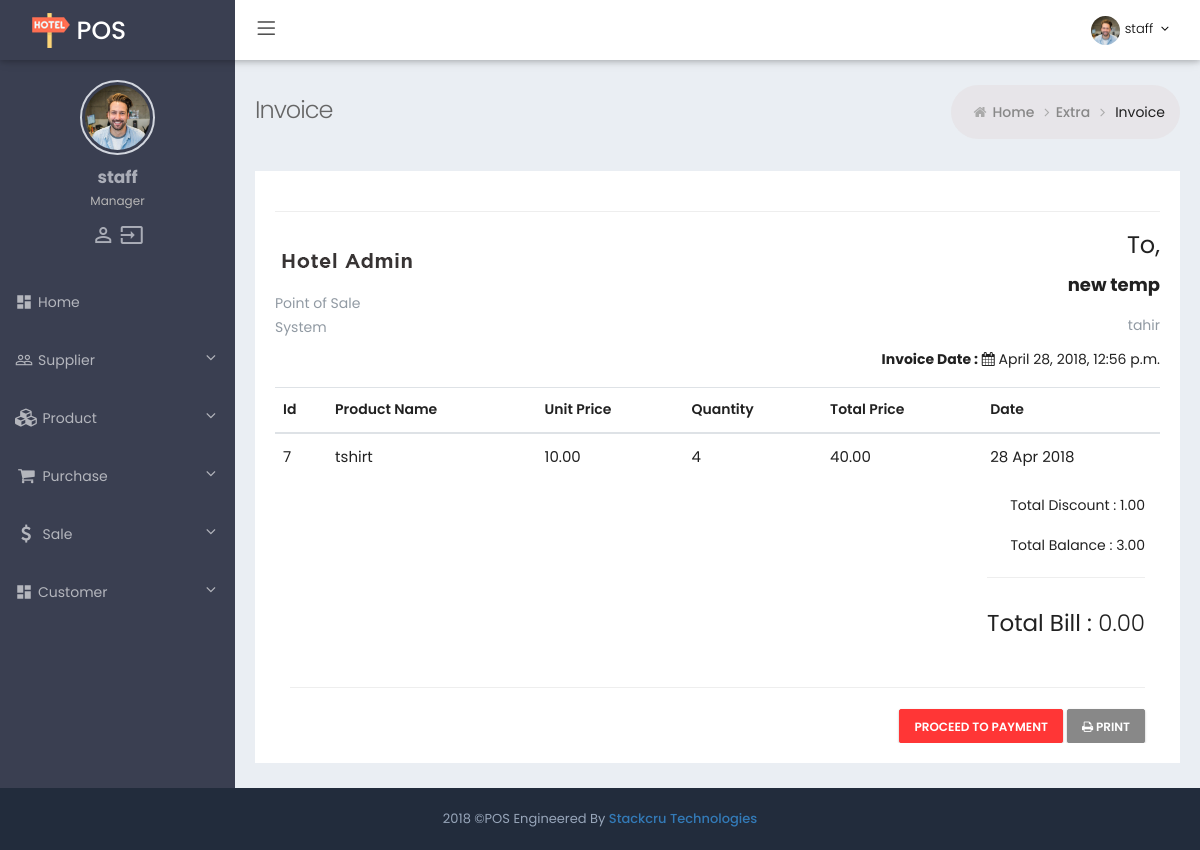
The app's page /cadmin/invoice/show/7/ (signed in) with its own data.
### blog/models.py (models this page shows, shortened)
class Customer(models.Model):
    name = models.CharField(max_length=200)
    phone_regex = RegexValidator(regex=r'^\+?1?\d{9,15}$', message="Phone number must be entered in the format: '+999999999'. Up to 15 digits allowed.")
    contact = models.CharField(validators=[phone_regex], max_length=17) # validators should be a list
    email = models.EmailField(max_length=200, blank=True)
    address = models.CharField(max_length=700)
    created_at = models.DateTimeField(auto_now_add =True)
    updated_at = models.DateTimeField(auto_now =True)

class Product(models.Model):
    purchase = models.ForeignKey(Purchase, on_delete = models.CASCADE, blank=True, null=True)
    name = models.CharField(max_length=200)
    description = models.CharField(max_length=5000, blank=True)
    fix_value = models.CharField(max_length=200, default= '2532')
    barcode = models.CharField(max_length=200)
    brand = models.CharField(max_length=200)
    colour = models.CharField(max_length=200, blank=True)
    cost = models.DecimalField(max_length=200, max_digits=15, decimal_places=2, default = 0)
    salePrice = models.DecimalField(max_length=200, max_digits=15, decimal_places=2, default = 0)
    quantity = models.IntegerField(default = 0)
    bill = models.DecimalField(max_length=200, max_digits=15, decimal_places=2, default = 0.0)
    created_at = models.DateTimeField(auto_now_add =True)
    updated_at = models.DateTimeField(auto_now =True)

class Sale(models.Model):
    customer = models.ForeignKey(Customer, on_delete = models.CASCADE)
    totalBill = models.DecimalField(max_length=200, max_digits=15, decimal_places=2, default=0.0)
    discount = models.DecimalField(max_length=200, max_digits=15, decimal_places=2, default = 0.0)
    receivedAmount = models.DecimalField(max_length=200, max_digits=15, decimal_places=2, default = 0.0)
    created_at = models.DateTimeField(auto_now_add =True)
    updated_at = models.DateTimeField(auto_now =True)

### cadmin/views.py (the view, shortened to what this page needs)
# urls.py: url(r'^invoice/show/(?P<pk>[\d]+)/$', views.invoice_show, name='invoice_show'),
@login_required
def invoice_show(request, pk=None):
    if request.user.is_superuser:
        if pk:
            customer = Customer.objects.get(pk=pk)
            invoices = Invoice.objects.order_by("-id").all()
            customers = Customer.objects.order_by("-id").all()
            customer_ledgers = Customer_Ledger.objects.order_by("-id").all()
            sales = Sale.objects.order_by("-id").all()
            products = Product.objects.order_by("-id").all()
            sale_products = Sale_Product.objects.order_by("-id").all()
            total_amount = 0
            total_discount = 0
            customer_id=customer.id
            total_balance = 0
            for product in products:
                for sale in sales:
                    for customer in customers:
                        for sale_product in sale_products:
                            if customer_id == customer.id:
                                if customer.id == sale.customer.id:
                                    if sale_product.sale.id == sale.id:
                                        total_amount = total_amount + sale.totalBill
                                        total_discount = sale.discount
                                        total_balance = (-(sale.totalBill-sale.discount)+sale.receivedAmount)
    return render(request, 'cadmin/invoice_show.html', {'invoices': invoices, 'customer_id':customer_id , 'total_amount':total_amount, 'total_discount':total_discount, 'total_balance':total_balance, 'customers': customers, 'customer_ledgers': customer_ledgers, 'sales': sales, 'products': products, 'sale_products': sale_products})

### cadmin/templates/cadmin/invoice_show.html (shortened to what this page needs)
{% extends "cadmin/base_admin.html" %}
{% block main %}
{% load static %}
{% load subtractify %}
    <div class="page-wrapper">
		{% include "cadmin/header.html" %}
        <div class="page-container">
            {% include "cadmin/sidebar.html" %}
            <div class="page-content-wrapper">
                <div class="page-content">
                    <div class="page-bar">
                        <div class="page-title-breadcrumb">
                            <div class=" pull-left">
                                <div class="page-title">Invoice</div>
                            </div>
                            <ol class="breadcrumb page-breadcrumb pull-right">
                                <li><i class="fa fa-home"></i>&nbsp;<a class="parent-item" href="index.html">Home</a>&nbsp;<i class="fa fa-angle-right"></i>
                                <li><a class="parent-item" href="#">Extra</a>&nbsp;<i class="fa fa-angle-right"></i>
                                </li>
                                <li class="active">Invoice</li>
                            </ol>
                        </div>
                    </div>
	                   <div class="row">
	                    <div class="col-md-12">
	                        <div class="white-box">
	                            <hr>
	                            <div class="row">
	                                <div class="col-md-12">
										<div class="pull-left">
											<address>
												<img src="{% static 'assets/img/invoice_logo.png' %}" alt="logo" class="logo-default" />
												<p class="text-muted m-l-5">
													Point of Sale <br>System
												</p>
											</address>
										</div>
										<div class="pull-right text-right">
											<address>
												<p class="addr-font-h3">To,</p>
												{% for customer in customers %}
                                                {% if customer_id == customer.id %}
												<p class="font-bold addr-font-h4">{{ customer.name }}</p>
												<p class="text-muted m-l-30">
													{{ customer.address }}
												</p>
												<p class="m-t-30">
													<b>Invoice Date :</b> <i class="fa fa-calendar"></i> {{ customer.created_at }}
												</p>
                                                {% endif %}
												{% endfor %}
											</address>
										</div>
									</div>
	                                <div class="col-md-12">
	                                    <div class="table-responsive m-t-40">
	                                            {% for customer in customers %}
                                                                {% if forloop.first     %}
                                                                   <table   class="table table-hover" id="support_table5">
                                                                    <thead>
                                                                        <tr>
                                                                            <th>Id</th>
                                                                            <th>Product Name</th>
                                                                            <th>Unit Price</th>
                                                                            <th>Quantity</th>
                                                                            <th>Total Price</th>
                                                                            <th>Date</th>
                                                                        </tr>
                                                                    </thead>
                                                                {% endif %}
                    {% if customer_id == customer.id %}
                    {% for product in products %}
                    {% for sale in sales %}
                    {% if customer.id == sale.customer.id %}
                    {% for sale_product in sale_products %}
                    {% if sale_product.sale.id == sale.id %}
                    {% if sale_product.product.id == product.id %}
                    <tr>
                    <td title="{{ customer.id }}">{{ customer.id }}</td>
                    <td class="customer-name" title="{{ product.name }}">{{ product.name|truncatechars:50 }}</td>
                    <td title="{{ product.cost }}">{{ product.cost }}</td>
                    <td title="{{ product.quantity }}">{{ product.quantity }}</td>
                    <td title="{{ sale.bill }}">{{ product.bill }}</td>
                    <td title="{{ customer.created_at }}">{{ customer.created_at|date:"d M Y" }}</td>
                    {% endif %}
                    {% endif %}
                    {% endfor %}
                    {% endif %}
                    </tr>
                    {% endfor %}
                    {% endfor %}
                    {% endif %}
                {% if forloop.last %}
                    </table>
                     <div class="col-md-12">
                    <div class="pull-right m-t-30 text-right">
                                            <p>Total Discount : {{total_discount}} </p>
                                            <p>Total Balance : {{total_balance}} </p>
                                            <hr>
                                            <h3><b>Total Bill :</b> {{total_amount}}</h3>
                                        </div>
                                        <div class="clearfix"></div>
                                        <hr>
                                        <div class="text-right">
                                            <button class="btn btn-danger" type="submit"> Proceed to payment </button>
                                            <button onclick="javascript:window.print();" class="btn btn-default btn-outline" type="button"> <span><i class="fa fa-print"></i> Print</span> </button>
                                        </div>
                                    </div>
                {% endif %}
            {% empty %}
                No Invoices
            {% endfor %}
    </div>
	                                    </div>
	                                </div>
	                            </div>
	                        </div>
	                    </div>
	                </div>
                </div>
            </div>
        </div>
  {% endblock %}

### cadmin/templates/cadmin/header.html (shortened to what this page needs)
{% load static %}
<div class="page-header navbar navbar-fixed-top">
            <div class="page-header-inner ">
                <div class="page-logo">
                    <a href="{% url 'supplier_list' %}">
                    <img alt="" src="{% static 'assets/img/logo.png' %}">
                    <span class="logo-default" >POS</span> </a>
                </div>
                <ul class="nav navbar-nav navbar-left in">
                    <li><a href="#" class="menu-toggler sidebar-toggler"><i class="icon-menu"></i></a></li>
                </ul>
                <div class="top-menu">
                    <ul class="nav navbar-nav pull-right">
                        <li class="dropdown dropdown-user">
                            <a href="javascript:;" class="dropdown-toggle" data-toggle="dropdown" data-hover="dropdown" data-close-others="true">
                                <img alt="" class="img-circle " src="{% static 'assets/img/dp.jpg' %}" />
                                <span class="username username-hide-on-mobile"> {{ request.user.username }} </span>
                                <i class="fa fa-angle-down"></i>
                            </a>
                        </li>
                    </ul>
                </div>
            </div>
        </div>

### cadmin/templates/cadmin/sidebar.html (shortened to what this page needs)
{% load static %}
            <div class="sidebar-container">
                <div class="sidemenu-container navbar-collapse collapse fixed-menu">
                    <div id="remove-scroll">
                        <ul class="sidemenu page-header-fixed p-t-20" data-keep-expanded="false" data-auto-scroll="true" data-slide-speed="200">
                            <li class="sidebar-user-panel">
                                <div class="user-panel">
                                    <div class="row">
                                            <div class="sidebar-userpic">
                                                <img src="{% static 'assets/img/dp.jpg' %}" class="img-responsive" alt=""> </div>
                                        </div>
                                        <div class="profile-usertitle">
                                            <div class="sidebar-userpic-name"> {{ request.user.username }} </div>
                                            <div class="profile-usertitle-job"> Manager </div>
                                        </div>
                                        <div class="sidebar-userpic-btn">
                                            <span style="align-items: center;"><a class="tooltips" href="{% url 'password_change' %}" data-placement="top" data-original-title="Profile">
                                                <i class="material-icons">person_outline</i>
                                            </a>
                                            <a class="tooltips" href="{% url 'logout' %}" data-placement="top" data-original-title="Logout">
                                                <i class="material-icons">input</i>
                                            </a>
                                        </span>
                                        </div>
                                </div>
                            </li>
                            <li class="nav-item ">
                                <a href="{% url 'index' %}" class="nav-link nav-toggle"> <i class="material-icons">dashboard</i>
                                    <span class="title">Home</span>
                                </a>
                            </li>
                            <li class="nav-item start ">
                                <a href="#" class="nav-link nav-toggle">
                                    <i class="material-icons">people_outline</i>
                                    <span class="title">Supplier</span>
                                </a>
                            </li>
                             <li class="nav-item start ">
                                <a href="#" class="nav-link nav-toggle">
                                    <i class="fa fa-cubes"></i>
                                    <span class="title">Product</span>
                                </a>
                            </li>
                            <li class="nav-item start ">
                                <a href="#" class="nav-link nav-toggle">
                                    <i class="fa fa-shopping-cart"></i>
                                    <span class="title">Purchase</span>
                                </a>
                            </li>
                            <li class="nav-item start ">
                                <a href="#" class="nav-link nav-toggle">
                                    <i class="fa fa-dollar (alias)"></i>
                                    <span class="title">Sale</span>
                                </a>
                            </li>
                            <li class="nav-item">
                                <a href="#" class="nav-link nav-toggle">
                                    <i class="material-icons">dashboard</i>
                                    <span class="title">Customer</span>
                                </a>
                            </li>
                    </div>
                </div>
            </div>

### records on screen
Customer: name "new temp", address "tahir", created_at "April 28, 2018, 12:56 p.m.", shows "Id", id "7", created_at "28 Apr 2018"
Product: name "tshirt", cost "10.00", quantity "4", bill "40.00"
Sale: discount "1.00"
Customer: total_balance "3.00", total_amount "0.00"

### other values on screen
{{ request.user.username }} "staff"
